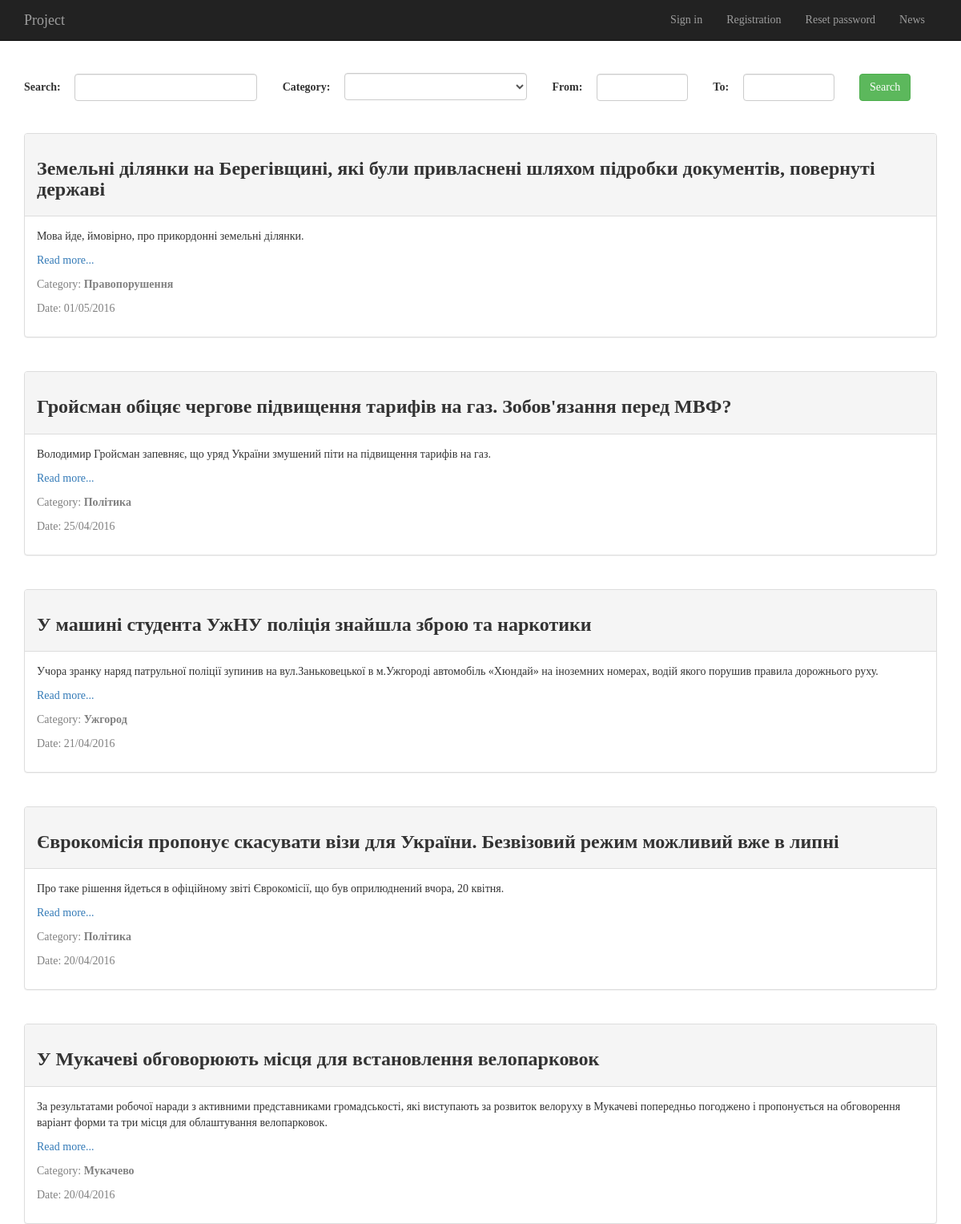
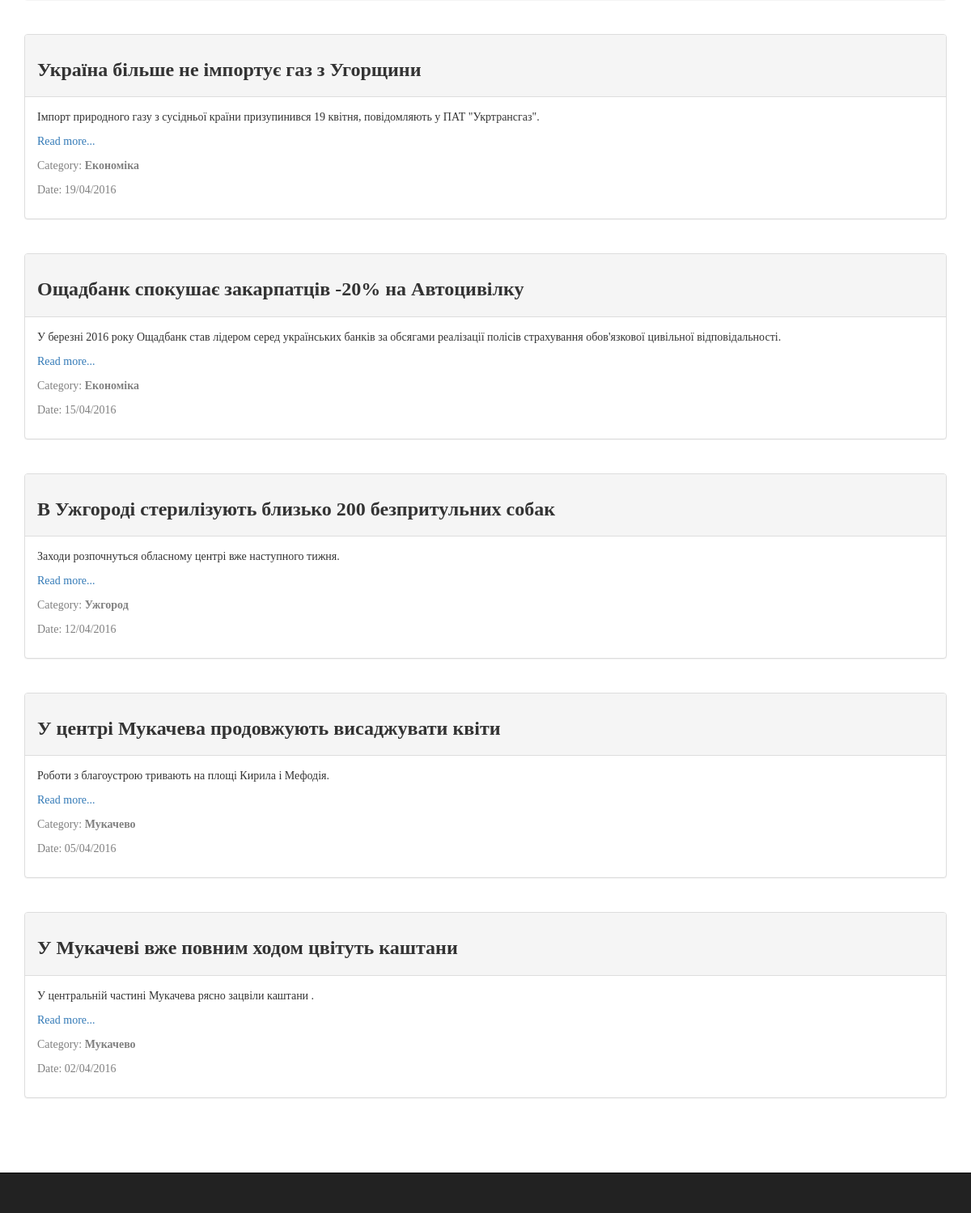
Page /news.php on the committed database (2 pictures, top to bottom).
### tables this page shows
CREATE TABLE `news` (
  `id` int(11) NOT NULL,
  `title` varchar(200) NOT NULL,
  `annot` varchar(500) NOT NULL,
  `bodytext` varchar(5000) NOT NULL,
  `category` varchar(200) NOT NULL,
  `date` varchar(100) NOT NULL
);

### include/news_search.php (called while the page is built, shortened)
<?php
	include 'include/model_article.php';
	$news = new ArticleModel();
	if(isset($_POST['submit']) && (!empty($_POST['search-text']) || !empty($_POST['category']) || !empty($_POST['date-from']) || !empty($_POST['date-to']))) {
		$text = ($_POST['search-text']);
		$category = ($_POST['category']);
		$from = ($_POST['date-from']);
		$to = ($_POST['date-to']);
		$text = trim($_POST['search-text']);
		$category = trim($_POST['category']);
		$from = trim($_POST['date-from']);
		$to = trim($_POST['date-to']);
		if($text == "") $text = NULL;
		if($category == "") $category = NULL;
		if($from == "") $from = NULL;
		if($to == "") $to = NULL;
		$stmt = $news->runQuery("SELECT *, STR_TO_DATE(date, '%d/%m/%y') AS new_date FROM news WHERE (:search_text IS NULL OR (title LIKE :search_text) OR (bodytext LIKE :search_text) OR (annot LIKE :search_text)) AND (:search_cat IS NULL OR category=:search_cat) AND ((:search_from IS NULL OR STR_TO_DATE(date, '%d/%m/%y') >= STR_TO_DATE(:search_from, '%d/%m/%y')) AND (:search_to IS NULL OR STR_TO_DATE(date, '%d/%m/%y') <= STR_TO_DATE(:search_to, '%d/%m/%y'))) ORDER BY new_date DESC LIMIT 0, 10");
		$stmt->bindParam(":search_cat", $category);
		$stmt->bindValue(":search_text", '%' . $text . '%', PDO::PARAM_STR);
		$stmt->bindParam(":search_from", $from);
		$stmt->bindParam(":search_to", $to);
		$stmt->execute();
		if($stmt->rowCount() == 0) echo '<div class="panel panel-default" id="no-news"><div class="panel-body">No news were found matching your query.</div></div>';
		$articles = $stmt->fetchAll(PDO::FETCH_ASSOC);
	} elseif((isset($_POST['submit']) && empty($_POST['search-text']) && empty($_POST['category']) && empty($_POST['date-from']) && empty($_POST['date-to'])) || !isset($_POST['submit'])) {
		$stmt = $news->runQuery("SELECT *, STR_TO_DATE(date, '%d/%m/%y') AS new_date FROM news ORDER BY new_date DESC LIMIT 0, 10");
		$stmt->execute();
		$articles = $stmt->fetchAll(PDO::FETCH_ASSOC);	}
?>

### include/model_article.php (called while the page is built, shortened)
<?php
class ArticleModel {
	private $conn;
	public function __construct(){
		$database = new Database();
		$db = $database->dbConnection();
		$this->conn = $db;
	}
	public function runQuery($sql) {
		$stmt = $this->conn->prepare($sql);
		return $stmt;
	}
}
?>

### news.php (the view, shortened to what this page needs)
<!DOCTYPE HTML>
<html lang="en">
  <head>
    <link href="css/bootstrap.min.css" rel="stylesheet">
    <link rel="stylesheet" href="https://ajax.googleapis.com/ajax/libs/jqueryui/1.11.4/themes/smoothness/jquery-ui.css">
    <link href="css/style.css"  rel="stylesheet">
  </head>
  <body>
    <?php include 'include/inc_header.php'; ?>
      <div class="container newspage">
        <form method="post">
          <div class="search">
            <label class="input-label">Search:</label>
            <input type="text" class="form-control search-field" id="search-text" name="search-text" style="width:20%">
            <label class="input-label">Category:</label>
            <select class="form-control search-field" name="category" id="category" style="width:20%">
              <option label=""></option>
              <option value="Ужгород">Ужгород</option>
            </select>
            <label for="search-text" class="input-label">From:</label>
            <input type="text" class="form-control search-field" id="date-from" name="date-from">
            <label for="search-text" class="input-label">To:</label>
            <input type="text" class="form-control search-field" id="date-to" name="date-to">
            <button type="submit" class="btn btn-success" style="display: inline;" name="submit" id="submit">Search</a>
          </div>
        </form>
        <div id="news">
        <?php include 'include/news_search.php'; ?>
        <?php foreach($articles as $item) { ?>
        <div class="panel panel-default">
              <div class="panel-heading">
                <h3 style="font-weight: bold"><?php echo $item['title']; ?></h3>
              </div>
              <div class="panel-body">
                <p><?php echo $item['annot']; ?></p>
                <p><a href=<?php echo "\"article.php?id=" . $item['id'] . "\""; ?>>Read more...</a></p>
                <p style="color:grey">Category: <span style="font-weight:bold"><?php echo $item['category'] . "\t\t" ?></span></p>
                <p style="color:grey">Date: <?php echo $item['date']; ?></p>
              </div>
            </div>
          <?php } ?>
        </div>
      </div>
    <?php include 'include/inc_footer.php'; ?>
  </body>
</html>

### css/style.css (style rules this page uses)
body { font-family:'Century Gothic'; }
.form-control { margin-top:20px; margin-bottom:20px; }
.newspage { margin-bottom:100px; }
.panel { margin-bottom: 3em; }
.search { margin-bottom:20px; }
.search-field { width:10%; display:inline; margin-right: 2em; }
.input-label { margin-right: 1em; }

### rows in the picture
news: title "Земельні ділянки на Берегівщині, які були привласнені шляхом підробки документів, повернуті державі", annot "Мова йде, ймовірно, про прикордонні земельні ділянки.", category "Правопорушення", date "01/05/2016"
news: title "Гройсман обіцяє чергове підвищення тарифів на газ. Зобов'язання перед МВФ?", annot "Володимир Гройсман запевняє, що уряд України змушений піти на підвищення тарифів на газ.", category "Політика", date "25/04/2016"
news: title "У машині студента УжНУ поліція знайшла зброю та наркотики", annot "Учора зранку наряд патрульної поліції зупинив на вул.Заньковецької в м.Ужгороді автомобіль «Хюндай» на іноземних номерах, водій якого порушив правила дорожнього руху.", category "Ужгород", date "21/04/2016"
news: title "Єврокомісія пропонує скасувати візи для України. Безвізовий режим можливий вже в липні", annot "Про таке рішення йдеться в офіційному звіті Єврокомісії, що був оприлюднений вчора, 20 квітня.", category "Політика", date "20/04/2016"
news: title "У Мукачеві обговорюють місця для встановлення велопарковок", annot "За результатами робочої наради з активними представниками громадськості, які виступають за розвиток велоруху в Мукачеві попередньо погоджено і пропонується на обговорення варіант форми та три місця для облаштування велопарковок.", category "Мукачево", date "20/04/2016"
news: title "Україна більше не імпортує газ з Угорщини", annot "Імпорт природного газу з сусідньої країни призупинився 19 квітня, повідомляють у ПАТ \"Укртрансгаз\".", category "Економіка", date "19/04/2016"
news: title "Ощадбанк спокушає закарпатців -20% на Автоцивілку", annot "У березні 2016 року Ощадбанк став лідером серед українських банків за обсягами реалізації полісів страхування обов'язкової цивільної відповідальності.", category "Економіка", date "15/04/2016"
news: title "В Ужгороді стерилізують близько 200 безпритульних собак", annot "Заходи розпочнуться обласному центрі вже наступного тижня.", category "Ужгород", date "12/04/2016"
news: title "У центрі Мукачева продовжують висаджувати квіти", annot "Роботи з благоустрою тривають на площі Кирила і Мефодія.", category "Мукачево", date "05/04/2016"
news: title "У Мукачеві вже повним ходом цвітуть каштани", annot "У центральній частині Мукачева рясно зацвіли каштани .", category "Мукачево", date "02/04/2016"
